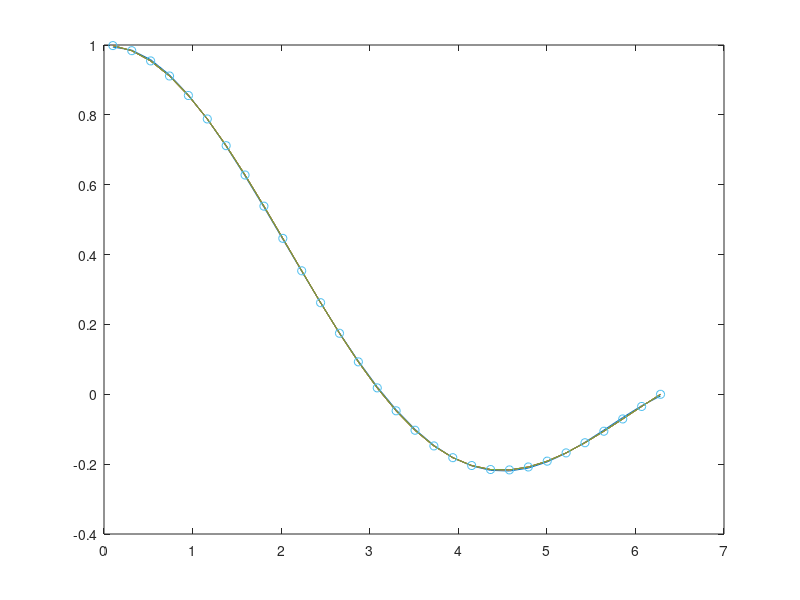

MATLAB code for this plot:
% f(x)=sin(x)/x (x at [0,2pi]) (Degree=5)
x=linspace(0.1,2.*pi,30);
y=sin(x)./x;

for d=5:5:25
    c=polyfit(x,y,d);
    p=polyval(c,x);
    plot(x,p);
    hold on
end
plot(x,y,'o')
